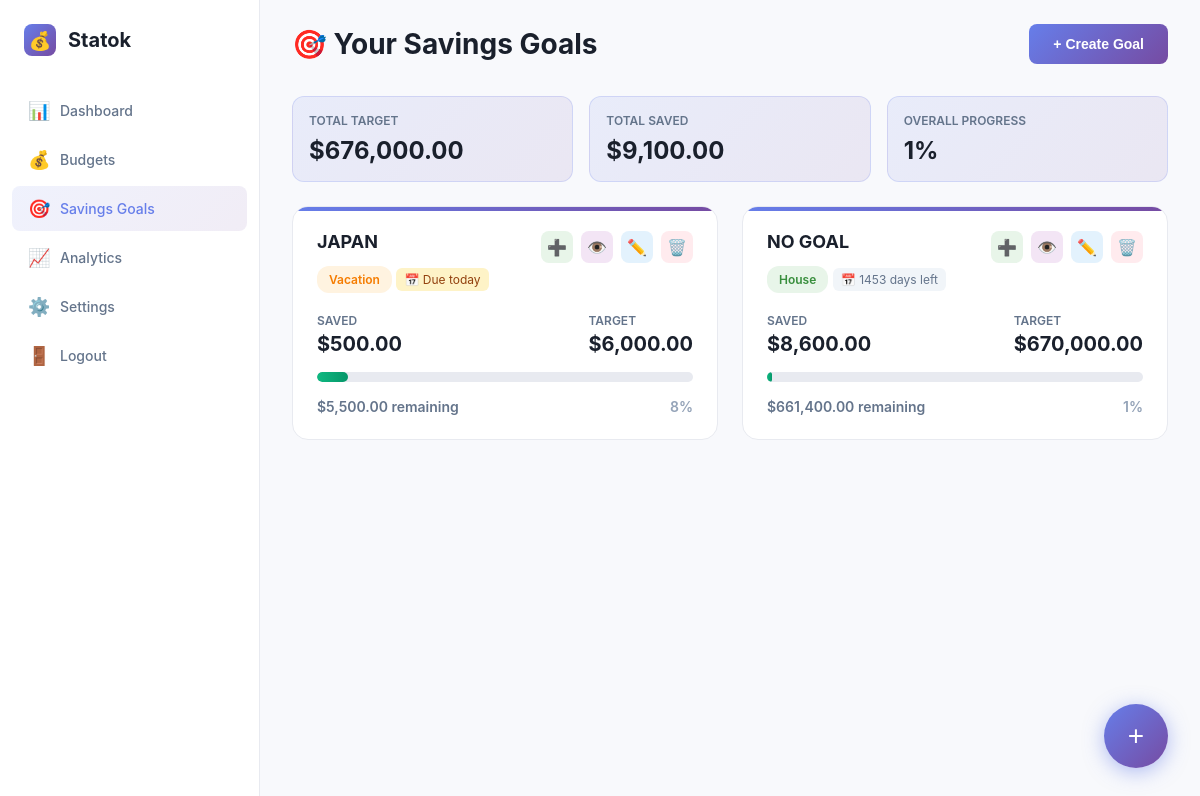
Page /public/savings.php (signed in) on the earlier database version.
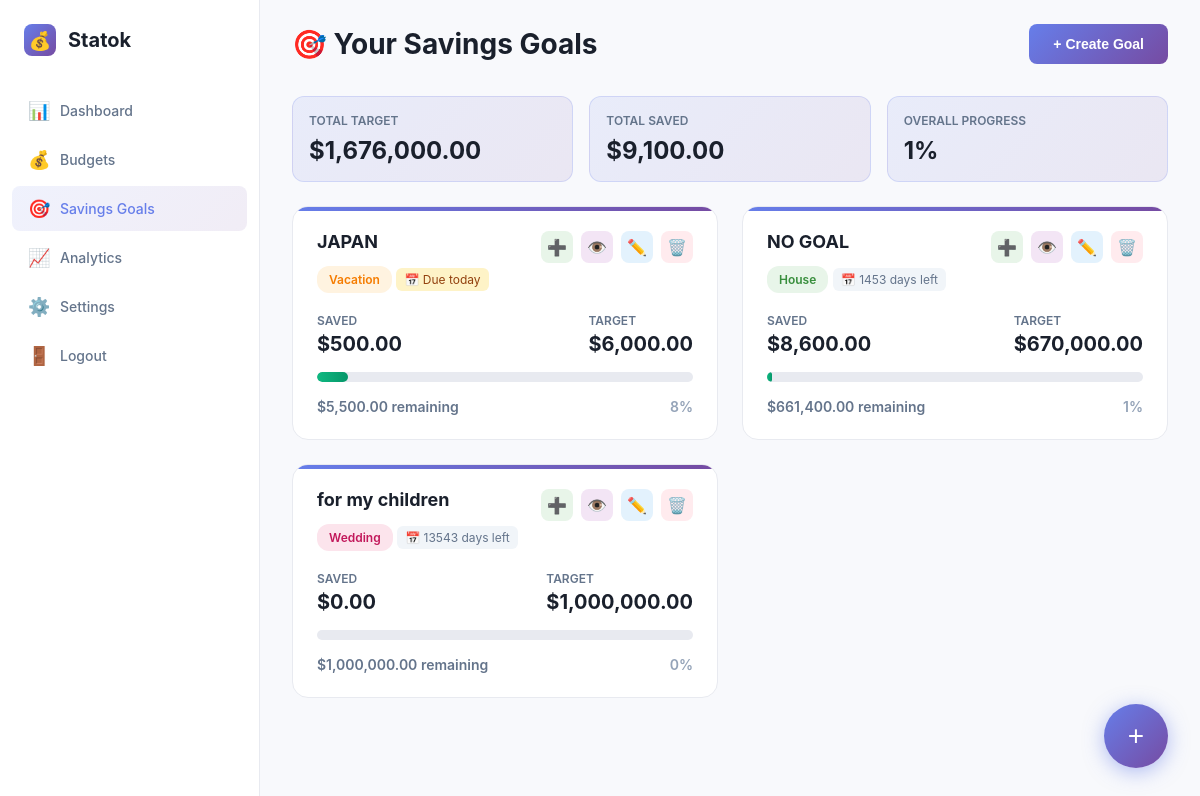
Same page on the later database version.
### tables this page shows
CREATE TABLE savings_goals (
    id INTEGER PRIMARY KEY AUTOINCREMENT,
    user_id INTEGER NOT NULL,
    name TEXT NOT NULL,
    target_amount REAL NOT NULL,
    current_amount REAL DEFAULT 0,
    deadline TEXT,
    category TEXT NOT NULL,
    description TEXT,
    created_date TEXT NOT NULL,
    FOREIGN KEY (user_id) REFERENCES users(id) ON DELETE CASCADE
);

### public/savings.php (the view, shortened to what this page needs)
<?php
$user_id = $_SESSION['user_id'];
try {
    $db = new PDO('sqlite:' .__DIR__ . '/../db/database.db');
    $db->setAttribute(PDO::ATTR_ERRMODE, PDO::ERRMODE_EXCEPTION);
} catch(PDOException $e) {
    die("Connection failed: " . $e->getMessage());
}
$db->exec('CREATE TABLE IF NOT EXISTS savings_goals (
    id INTEGER PRIMARY KEY AUTOINCREMENT,
    user_id INTEGER NOT NULL,
    name TEXT NOT NULL,
    target_amount REAL NOT NULL,
    current_amount REAL DEFAULT 0,
    deadline TEXT,
    category TEXT NOT NULL,
    description TEXT,
    created_date TEXT NOT NULL,
    FOREIGN KEY (user_id) REFERENCES users(id) ON DELETE CASCADE
)');
$db->exec('CREATE TABLE IF NOT EXISTS savings_transactions (
    id INTEGER PRIMARY KEY AUTOINCREMENT,
    goal_id INTEGER NOT NULL,
    amount REAL NOT NULL,
    transaction_type TEXT NOT NULL,
    description TEXT,
    date TEXT NOT NULL,
    FOREIGN KEY (goal_id) REFERENCES savings_goals(id) ON DELETE CASCADE
)');
$stmt = $db->prepare('
    SELECT * FROM savings_goals
    WHERE user_id = :uid
    ORDER BY created_date DESC
');
$stmt->execute([':uid' => $user_id]);
$goals = $stmt->fetchAll(PDO::FETCH_ASSOC);
?>
<!DOCTYPE html>
<html lang="en">
<head>
</head>
<body>
    <aside class="sidebar">
        <div class="logo">
            <div class="logo-icon">💰</div>
            <div class="logo-text">Statok</div>
        </div>
        <ul class="nav-menu">
            <li class="nav-item">
                <a href="dashboard.php" class="nav-link">
                    <span class="nav-icon">📊</span>
                    Dashboard
                </a>
            </li>
            <li class="nav-item">
                <a href="budgets.php" class="nav-link">
                    <span class="nav-icon">💰</span>
                    Budgets
                </a>
            </li>
            <li class="nav-item">
                <a href="savings.php" class="nav-link active">
                    <span class="nav-icon">🎯</span>
                    Savings Goals
                </a>
            </li>
            <li class="nav-item">
                <a href="nalytics.php" class="nav-link">
                    <span class="nav-icon">📈</span>
                    Analytics
                </a>
            </li>
            <li class="nav-item">
                <a href="setting.php" class="nav-link">
                    <span class="nav-icon">⚙️</span>
                    Settings
                </a>
            </li>
            <li class="nav-item">
                <a href="logout.php" class="nav-link">
                    <span class="nav-icon">🚪</span>
                    Logout
                </a>
            </li>
        </ul>
    </aside>
    <main class="main-content">
        <div class="top-bar">
            <div class="page-title">🎯 Your Savings Goals</div>
            <button class="btn btn-primary" onclick="openModal('createGoal')">
                + Create Goal
            </button>
        </div>
        <?php if (count($goals) > 0):
            $totalTarget = array_sum(array_column($goals, 'target_amount'));
            $totalSaved = array_sum(array_column($goals, 'current_amount'));
            $overallProgress = $totalTarget > 0 ? ($totalSaved / $totalTarget) * 100 : 0;
        ?>
        <div class="stats-row">
            <div class="stat-card">
                <div class="stat-label">Total Target</div>
                <div class="stat-value">$<?php echo number_format($totalTarget, 2); ?></div>
            </div>
            <div class="stat-card">
                <div class="stat-label">Total Saved</div>
                <div class="stat-value">$<?php echo number_format($totalSaved, 2); ?></div>
            </div>
            <div class="stat-card">
                <div class="stat-label">Overall Progress</div>
                <div class="stat-value"><?php echo round($overallProgress); ?>%</div>
            </div>
        </div>
        <div class="goals-grid">
            <?php foreach ($goals as $goal):
                $percentage = $goal['target_amount'] > 0 ? ($goal['current_amount'] / $goal['target_amount']) * 100 : 0;
                $remaining = $goal['target_amount'] - $goal['current_amount'];
                $isComplete = $percentage >= 100;
                $catClass = 'cat-' . strtolower(str_replace([' ', '&'], '', $goal['category']));
                $daysRemaining = null;
                $isUrgent = false;
                if ($goal['deadline']) {
                    $deadline = new DateTime($goal['deadline']);
                    $today = new DateTime();
                    $diff = $today->diff($deadline);
                    $daysRemaining = $diff->days;
                    $isUrgent = $daysRemaining <= 30 && $daysRemaining >= 0;
                }
            ?>
            <div class="goal-card">
                <div class="goal-header">
                    <div class="goal-info">
                        <h3><?php echo htmlspecialchars($goal['name']); ?></h3>
                        <span class="category-badge <?php echo $catClass; ?>"><?php echo htmlspecialchars($goal['category']); ?></span>
                        <?php if ($goal['deadline']): ?>
                        <div class="deadline-badge <?php echo $isUrgent ? 'deadline-urgent' : ''; ?>">
                            📅 <?php
                                if ($daysRemaining < 0) {
                                    echo 'Overdue by ' . abs($daysRemaining) . ' days';
                                } elseif ($daysRemaining == 0) {
                                    echo 'Due today';
                                } else {
                                    echo $daysRemaining . ' days left';
                                }
                            ?>
                        </div>
                        <?php endif; ?>
                    </div>
                    <div class="goal-actions">
                        <button class="btn-mini btn-add" onclick="openAddTransaction(<?php echo $goal['id']; ?>)" title="Add Transaction">➕</button>
                        <button class="btn-mini btn-view" onclick="window.location.href='?view=<?php echo $goal['id']; ?>'" title="View Transactions">👁️</button>
                        <button class="btn-mini btn-edit" onclick="window.location.href='?edit=<?php echo $goal['id']; ?>'" title="Edit">✏️</button>
                        <form method="POST" style="display: inline;" onsubmit="return confirm('Delete this goal and all its transactions?');">
                            <button type="submit" class="btn-mini btn-delete" title="Delete">🗑️</button>
                        </form>
                    </div>
                </div>
                <div class="goal-amounts">
                    <div class="amount-item">
                        <span class="amount-label">Saved</span>
                        <span class="amount-value">$<?php echo number_format($goal['current_amount'], 2); ?></span>
                    </div>
                    <div class="amount-item">
                        <span class="amount-label">Target</span>
                        <span class="amount-value">$<?php echo number_format($goal['target_amount'], 2); ?></span>
                    </div>
                </div>
                <div class="progress-bar">
                    <div class="progress-fill <?php echo $isComplete ? 'progress-complete' : ''; ?>" style="width: <?php echo min($percentage, 100); ?>%"></div>
                </div>
                <div class="goal-status">
                    <span class="<?php echo $isComplete ? 'status-complete' : 'status-remaining'; ?>">
                        <?php if ($isComplete): ?>
                            🎉 Goal Achieved!
                        <?php else: ?>
                            $<?php echo number_format($remaining, 2); ?> remaining
                        <?php endif; ?>
                    </span>
                    <span style="color: #94a3b8;"><?php echo round($percentage); ?>%</span>
                </div>
            </div>
            <?php endforeach; ?>
        </div>
        <?php endif; ?>
    </main>
    <button class="fab" onclick="openModal('createGoal')" title="Create New Goal">+</button>
</body>
</html>

Differences in the rows shown:
added savings_goals: name "for my children", category "Wedding", deadline "13543", current_amount "0.00", target_amount "1,000,000.00", remaining "1,000,000.00", current_amount "0"
Other differences:
$totalTarget: "676,000.00" → "1,676,000.00"
